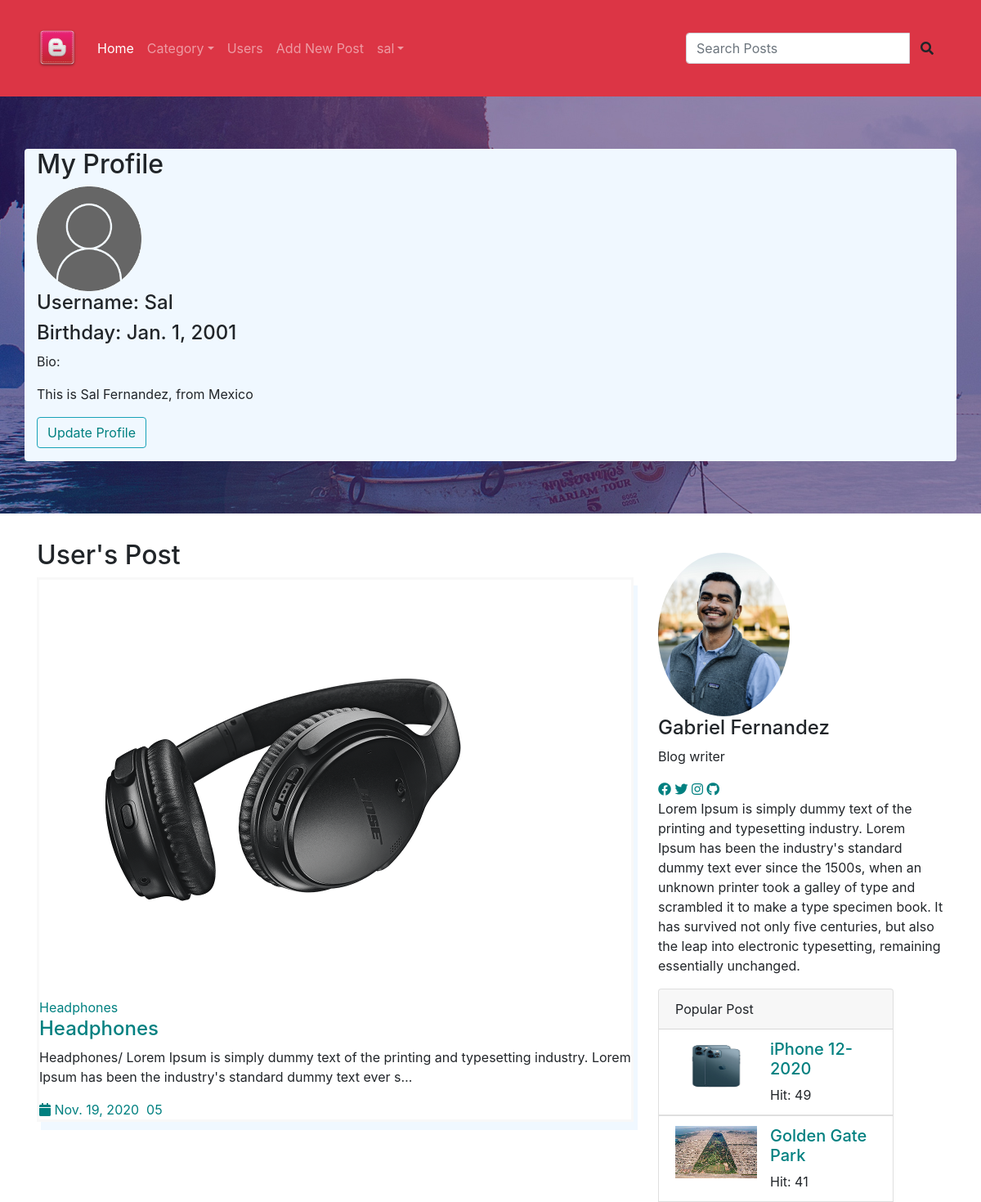
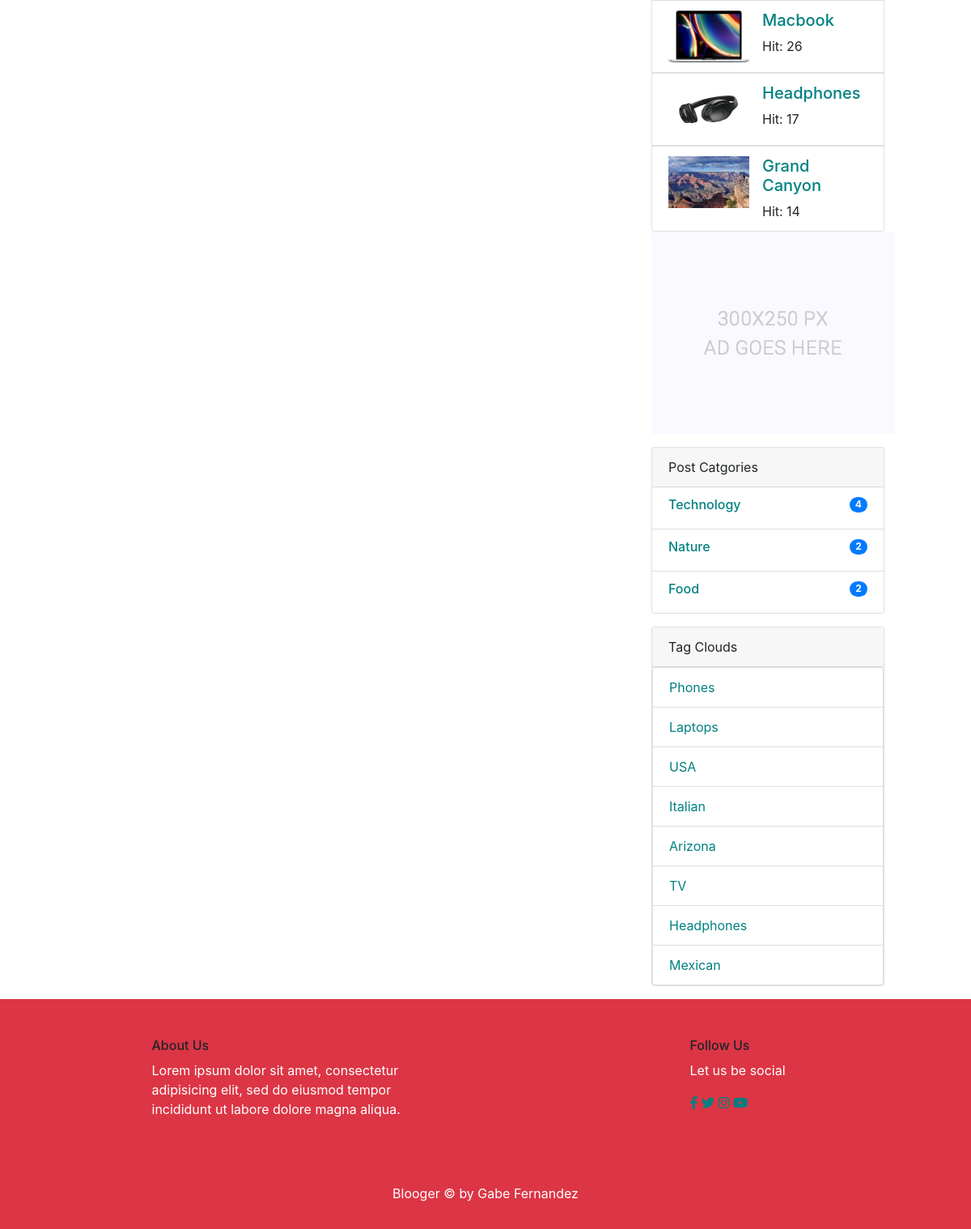
Screenshot of /users/profile/ (signed in) with the database file from the repository (2 pictures, top to bottom).
### users/models.py (models this page shows, shortened)
class UserProfile(models.Model):
    user = models.OneToOneField(settings.AUTH_USER_MODEL, on_delete=models.CASCADE)
    birthday = models.DateField(null=True, blank=True)
    bio = models.TextField(max_length=250, blank=True)
    image = models.ImageField(blank=True, null=True, default='users/user_default.png', upload_to='users')
    slug = models.SlugField(editable=False)

### posts/models.py (models this page shows, shortened)
class Post(models.Model):
    title = models.CharField(max_length=150)
    content = models.TextField()
    publishing_date = models.DateField(auto_now_add=True)
    image = models.ImageField(blank=True, null=True, upload_to='uploads')
    user = models.ForeignKey(settings.AUTH_USER_MODEL, on_delete=models.CASCADE)
    slug = models.SlugField(default="slug", editable=False)
    category = models.ForeignKey(Category, on_delete=models.CASCADE, related_name="posts", default=1)
    tag = models.ManyToManyField(Tag, related_name="posts", blank=True)
    slider_post = models.BooleanField(default=False)
    hit = models.PositiveIntegerField(default=0)

class Tag(models.Model):
    title = models.CharField(max_length=50)
    slug = models.SlugField(editable=False)
    def __str__(self):
        return self.title

class Category(models.Model):
    title = models.CharField(max_length=100)
    slug = models.SlugField(editable=False)
    def post_count(self):
        return self.posts.all().count()

### users/views.py (the view)
# urls.py: path('profile/', UserProfileView.as_view(), name="profile"),
@method_decorator(login_required(login_url='/users/login'), name="dispatch")
class UserProfileView(ListView):
    template_name = 'users/profile.html'
    model = Post
    context_object_name = 'userposts'
    paginate_by = 5
    def get_context_data(self, **kwargs):
        context = super(UserProfileView, self).get_context_data(**kwargs)
        context['userprofile'] = UserProfile.objects.get(user=self.request.user)
        return context
    def get_queryset(self):
        return Post.objects.filter(user=self.request.user).order_by("-id")

### posts/templatetags/custom_tags.py (called while the page is built)
@register.simple_tag(name="categories")
def all_categories():
    return Category.objects.all()

@register.simple_tag(name="tags")
def all_tags():
    return Tag.objects.all()

@register.simple_tag(name="hit_posts")
def hit_posts():
    return Post.objects.order_by('-hit')[:5]

### templates/users/profile.html (shortened to what this page needs)
{% extends 'posts/base.html'%}
{% load static %}
{% block content %}
		<div class="jumbotron jumbotron-fluid banner">
          <div class="container d-flex justify-content-center flex-column banner-text rounded">
            <h2>My Profile</h2>
			  <div class="page_link">
				  <img src="{{userprofile.image.url}}">
				  <h4>Username: {{userprofile.user.username | title}}</h4>
				  <h4>Birthday: {{userprofile.birthday}}</h4>
				  <p>Bio: {{userprofile.bio|linebreaks}}</p>
				  <button class="btn btn-outline-info mb-3"><a href="{% url 'users:update_profile' slug=userprofile.slug%}" class="genric-btn info circle" style="margin-bottom:20px">Update Profile</a></button>
			  </div>
          </div>
        </div>
        <section class="blog_area p_120">
            <div class="container">
                <div class="row">
                    <div class="col-lg-8">
                        <div class="blog_left_sidebar">
							<h2>User's Post</h2>
                            {% for post in userposts %}
                            <article class="blog_style1">
                            	<div class="blog_img">
                            		<img class="img-fluid" src="{{post.image.url}}" alt="">
                            	</div>
                            	<div class="blog_text">
									<div class="blog_text_inner">
										{% for tag in post.tag.all%}
										<a class="cat" href="{url 'tag_detail' tag.slug}">{{tag.title}}</a>
										{%endfor%}
										<a href="{% url 'detail' pk=post.id slug=post.slug%}"><h4>{{post.title}}</h4></a>
										<p>{{post.content | truncatechars:150}}</p>
										<div class="date">
											<a href="#"><i class="fa fa-calendar" aria-hidden="true"></i> {{post.publishing_date}}</a>
											<a href="#"> 05</a>
										</div>
									</div>
                            	</div>
                            </article>
                            {% endfor %}
                        </div>
                    </div>
                    {% include 'posts/sidebar.html' %}
                </div>
            </div>
        </section>
{% endblock %}

### templates/posts/base.html (shortened to what this page needs)
<!doctype html>
<html lang="en">
    <head>
        {% load static %}
        {% load custom_tags %}
        <link rel="stylesheet" href="https://cdnjs.cloudflare.com/ajax/libs/font-awesome/5.15.1/css/all.min.css">
        <link rel="stylesheet" href="https://cdn.jsdelivr.net/npm/bootstrap@4.5.3/dist/css/bootstrap.min.css">
        <link rel="stylesheet" type="text/css" href="{% static 'css/mycss.css'%}">
    </head>
    <body>
        <header class="header">
				<nav class="navbar navbar-expand-lg navbar-dark bg-danger">
					<div class="container my-3">
						<a class="navbar-brand " href="{% url 'index'%}"><img src="{% static "img/favicon.png" %}" alt="" width="50" height="50" alt="" loading="lazy"></a>
						<div class="collapse navbar-collapse" id="navbarNavDropdown">
                            <ul class="navbar-nav mr-auto">
								<li class="nav-item active"><a class="nav-link" href="{% url 'index'%}">Home</a></li>
                                <li class="nav-item dropdown">
									<a class="nav-link dropdown-toggle" href="#" id="navbarDropdown" role="button" data-toggle="dropdown" aria-haspopup="true" aria-expanded="false">Category</a>
                                        {% categories as categories %}
                                </li>
                                <li class="nav-item"><a class="nav-link" href="{% url 'users:user_list'%}">Users</a></li>
                                {% if user.is_authenticated %}
                                <li class="nav-item"><a class="nav-link" href="{% url 'create_post'%}">Add New Post</a></li>
								<li class="nav-item submenu dropdown">
									<a href="#" class="nav-link dropdown-toggle" data-toggle="dropdown" role="button" aria-haspopup="true" aria-expanded="false">{{user.username}}</a>
								</li>
                                {% else %}
                                <li class="nav-item"><a class="nav-link" href="{% url 'users:register'%}">Register</a></li>
                                <li class="nav-item"><a class="nav-link" href="{% url 'users:login'%}">Login</a></li>
                                {% endif %}
							</ul>
                        <aside class="my-3 rounded  d-flex flex-row-reverse">
                                <form action="{% url 'search' %}" method="GET" >
                                    <div class="input-group">
                                        <input type="text" class="form-control" placeholder="Search Posts" name="q">
                                        <span class="input-group-btn">
                                            <button class="btn btn-default" type="submit"><i class="fas fa-search "></i></button>
                                        </span>
                                    </div>
                                </form>
                            </aside>
					</div>
				</nav>
        </header>
    {% block content %}
    {% endblock %}
        <footer class="footer-area bg-danger " style="display:flex">
            <div class="container">
                <div class="row my-5 d-flex justify-content-around">
                    <div class="col-lg-4  col-md-4 col-sm-4">
                        <div class=" ">
                            <h6 class="footer_title">About Us</h6>
                            <p>Lorem ipsum dolor sit amet, consectetur adipisicing elit, sed do eiusmod tempor incididunt ut labore dolore magna aliqua.</p>
                        </div>
                    </div>
                    <div class="col-lg-2 col-md-6 col-sm-6">
                        <div class="single-footer-widget f_social_wd">
                            <h6 class="footer_title">Follow Us</h6>
                            <p>Let us be social</p>
                            <div class="f_social">
                                <a href="#"><i class="fab fa-facebook-f"></i></a>
								<a href="#"><i class="fab fa-twitter"></i></a>
								<a href="#"><i class="fab fa-instagram"></i></a>
								<a href="#"><i class="fab fa-youtube"></i></a>
                            </div>
                        </div>
                    </div>
                </div>
                <div class="footer-copyright text-center py-3">
                    <p class="col-lg-12 footer-text text-center">
                        Blooger &copy; by Gabe Fernandez
                    </p>
                </div>
            </div>
        </footer>
    </body>
</html>

### templates/posts/sidebar.html (shortened to what this page needs)
{% load static %}
{% load custom_tags %}
<div id=" sidebar"class=" col-lg-4" >
                        <div class="blog_right_sidebar my-3">
                            <aside class="author_section">
                                <img class="author_img rounded-circle" id="author_img" src="{% static "img/blog/gabe.png" %}" alt="">
                                <h4>Gabriel Fernandez</h4>
                                <p>Blog writer</p>
                                <div class="social_icon">
                                    <a href="#"><i class="fab fa-facebook"></i></a>
                                    <a href="#"><i class="fab fa-twitter"></i></a>
                                    <a href="#"><i class="fab fa-instagram"></i></a>
                                    <a href="#"><i class="fab fa-github"></i></a>
                                </div>
                                <p>Lorem Ipsum is simply dummy text of the printing and typesetting industry. Lorem Ipsum has been the industry's standard dummy text ever since the 1500s, when an unknown printer took a galley of type and scrambled it to make a type specimen book. It has survived not only five centuries, but also the leap into electronic typesetting, remaining essentially unchanged.</p>
                            </aside>
                            <div class="card" style="width: 18rem;">
                               <div class="card-header">
                                    Popular Post
                               </div>
                                {% hit_posts as posts %}
                                {% for post in posts %}
                               <ul class="list-group list-group-flush">
                                    <li class="list-group-item">
                                        <div class="media">
                                            <img src="{{post.image.url}}" class="mr-3" alt="..." style="height:64px; width:100px;">
                                            <div class="media-body">
                                                <a href="{% url 'detail' post.pk post.slug %}"><h5>{{ post.title }}</h5></a>
                                                Hit: {{post.hit}}
                                            </div>
                                        </div>
                                    </li>
                               </ul>
                                {%endfor %}
                            </div>
                            <aside class="single_sidebar_widget">
                                <a href="#"><img class="img-fluid" src="{% static "img/blog/add.jpg" %}" alt=""></a>
                            </aside>
                            <div class="card mt-3 " style="width: 18rem;">
                                <div class="card-header">
                                    Post Catgories
                                </div>
                                <ul class="list-group list-group-flush">
                                    {% categories as categories %}
                                    {% for category in categories %}
                                    <li class="list-group-item">
                                        <a href="{% url 'category_detail' pk=category.pk slug=category.slug %}" class="d-flex justify-content-between">
                                            <h6>{{category.title}}</h6>
                                            <h6 class="badge badge-primary badge-pill">{{category.post_count}}</h6>
                                        </a>
                                    </li>
                                    {% endfor %}
                                </ul>
                            </div>
                            <div class="card mt-3" style="width: 18rem;">
                                <div class="card-header">
                                    Tag Clouds
                                </div>
                                <ul class="list-group">
                                    {% tags as labels %}
                                    {% for label in labels%}
                                    <li class="list-group-item"><a href="{% url 'tag_detail' slug=label.slug%}">{{label}}</a></li>
                                    {% endfor %}
                                </ul>
                            </div>
                        </div>
                    </div>

### static/css/mycss.css (style rules this page uses)
a:link { color: teal; background-color: transparent; text-decoration: none; }
.banner { background: url(../img/banner/home-banner.jpg) no-repeat scroll center center; display:flex; }
.banner-text { background-color:#F0F8FF; }
article { border:solid; border-color:#F8F8F8; box-shadow: 5px 10px #F0F8FF; }
#author_img { width:auto; height:200px; }
footer p { color:white; }

### rows the page displays
UserProfile: image (placeholder picture), user.username "Sal", birthday "Jan. 1, 2001", bio "This is Sal Fernandez, from Mexico"
Post: image (picture), title "Headphones", content "Headphones/ Lorem Ipsum is simply dummy text of the printing and typesetting industry. Lorem Ipsum has been the industry's standard dummy text ever s…", publishing_date "Nov. 19, 2020", hit "17"
Tag: title "Headphones"
Post: image (picture), title "iPhone 12-2020", hit "49"
Post: image (picture), title "Golden Gate Park", hit "41"
Post: image (picture), title "Macbook", hit "26"
Post: image (picture), title "Grand Canyon", hit "14"
Category: title "Technology", post_count "4"
Category: title "Nature", post_count "2"
Category: title "Food", post_count "2"
Tag: title "Phones"
Tag: title "Laptops"
Tag: title "USA"
Tag: title "Italian"
Tag: title "Arizona"
Tag: title "TV"
Tag: title "Mexican"

### other values shown
{{ user.username }} "sal"
